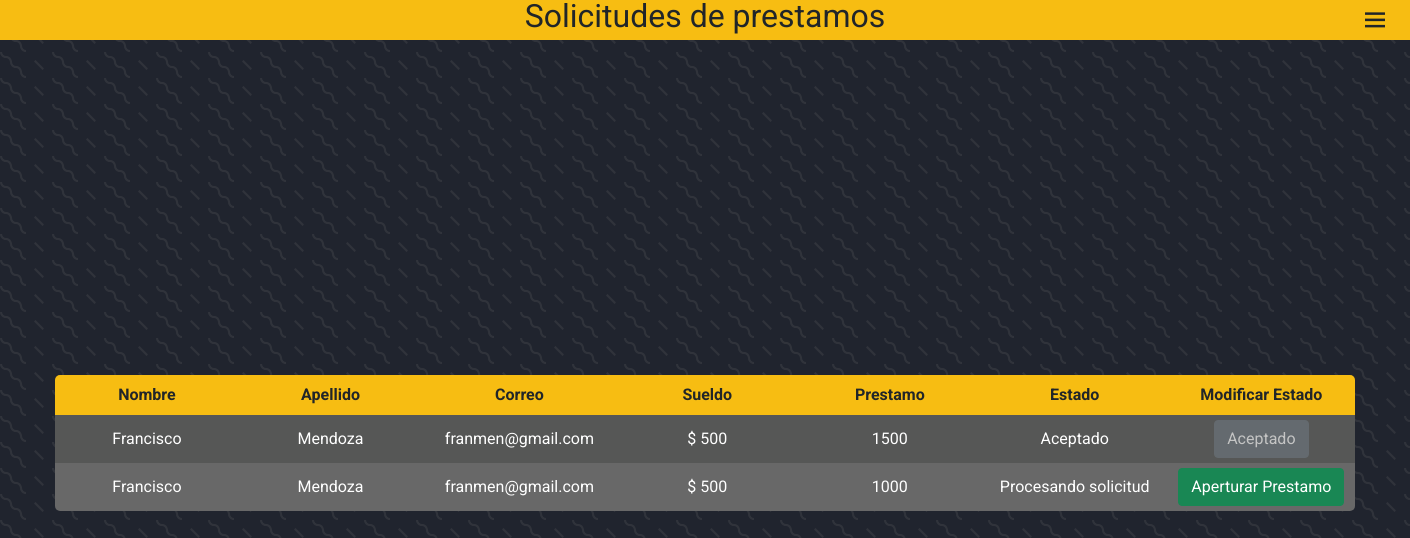
The app's page /Vista/Prestamos.php (signed in) with its own data.
### tables this page shows
CREATE TABLE IF NOT EXISTS `prestamos` (
  `idPrestamo` int NOT NULL AUTO_INCREMENT,
  `nombre` varchar(100) NOT NULL,
  `apellido` varchar(100) NOT NULL,
  `correo` varchar(100) NOT NULL,
  `sueldo` int NOT NULL,
  `prestamo` int NOT NULL,
  `idCliente` int NOT NULL,
  `estado` varchar(100) NOT NULL,
  PRIMARY KEY (`idPrestamo`)
);

### Vista/Prestamos.php (the view, shortened to what this page needs)
<?php
    include_once ("../Modelo/Conexion.php");
    $consulta = "SELECT nombre, apellido, correo, sueldo, prestamo, idCliente, idPrestamo, estado FROM prestamos";
    $stmt = $db->prepare($consulta);
    $stmt->execute();
    $resultados = $stmt->fetchAll(PDO::FETCH_ASSOC);
?>
<!DOCTYPE html>
<html lang="es">
<head>
    <link href="https://cdn.jsdelivr.net/npm/bootstrap@5.0.2/dist/css/bootstrap.min.css" rel="stylesheet">
    <link href='https://unpkg.com/boxicons@2.1.4/css/boxicons.min.css' rel='stylesheet'>
    <link rel="stylesheet" href="css/prestamos.css">
</head>
<body>
    <header>
        <h2>Solicitudes de prestamos</h2>
        <i class='bx bx-menu' id="mostrar"></i>
    </header>
    <div class="container">
        <table>
            <thead>
                <tr>
                    <th>Nombre</th>
                    <th>Apellido</th>
                    <th>Correo</th>
                    <th>Sueldo</th>
                    <th>Prestamo</th>
                    <th>Estado</th>
                    <th>Modificar Estado</th>
                </tr>
            </thead>
            <tbody>
                <?php
                    foreach ($resultados as $fila):
                ?>
                    <tr>
                        <td><?php echo $fila['nombre']; ?></td>
                        <td><?php echo $fila['apellido']; ?></td>
                        <td><?php echo $fila['correo']; ?></td>
                        <td>$ <?php echo $fila['sueldo']; ?></td>
                        <td><?php echo $fila['prestamo']; ?></td>
                        <td><?php echo $fila['estado']; ?></td>
                        <td>
                            <?php if ($fila['estado'] == 'Procesando solicitud'): ?>
                                <form method="post" action="../Controlador/actualizar_estado.php">
                                    <button type="submit" class="btn btn-success" name="estado" value="Espera">Aperturar Prestamo</button>
                                </form>
                            <?php else: ?>
                                <button type="button" class="btn btn-secondary" disabled value="<?php echo $fila['estado']; ?>">
                                    <?php echo $fila['estado']; ?>
                                </button>
                            <?php endif; ?>
                        </td>
                    </tr>
                <?php endforeach; ?>
            </tbody>
        </table>
    </div>
</body>
</html>

### Vista/css/prestamos.css (style rules this page uses)
* { padding: 0; margin:0; box-sizing: border-box; font-family: 'Roboto', sans-serif; user-select: none; }
:root { --text-color: #FFFFFF; --principal-color: #F7BD12; --principal-color-shadow: #DAA402; --font: #20242E; --icon-shadow: #414141; --card-shadow: #4b4b4b; --link-color: #000000; --card-color: #EEEEEE; }
body { width: 100%; height: 100vh; background: var(--font); overflow: hidden; }
header { width: 100%; height: 40px; background: var(--principal-color); position: relative; padding: 20px; display: flex; justify-content: center; align-items: center; }
.bx-menu { font-size: 30px; position: absolute; right: 20px; cursor: pointer; transition: 0.4s; }
h2 { font-weight: normal; }
.container { width: 100%; height: 100%; padding: 20px 10px 15px; display: flex; justify-content: center; align-items: center; }
table { border-radius: 5px; overflow: hidden; border-collapse: collapse; }
th, td { width: 200px; height:40px; padding: 5px; text-align: center; }
thead tr th { background: var(--principal-color); }
tbody { color: var(--text-color); }
tbody tr:nth-child(odd) { background-color: #565756; }
tbody tr:nth-child(even) { background-color: #686868; }
tr, td { text-align: center; }

### records on screen
prestamos: nombre "Francisco", apellido "Mendoza", correo "franmen@gmail.com", sueldo "500", prestamo "1500", estado "Aceptado"
prestamos: nombre "Francisco", apellido "Mendoza", correo "franmen@gmail.com", sueldo "500", prestamo "1000", estado "Procesando solicitud"
